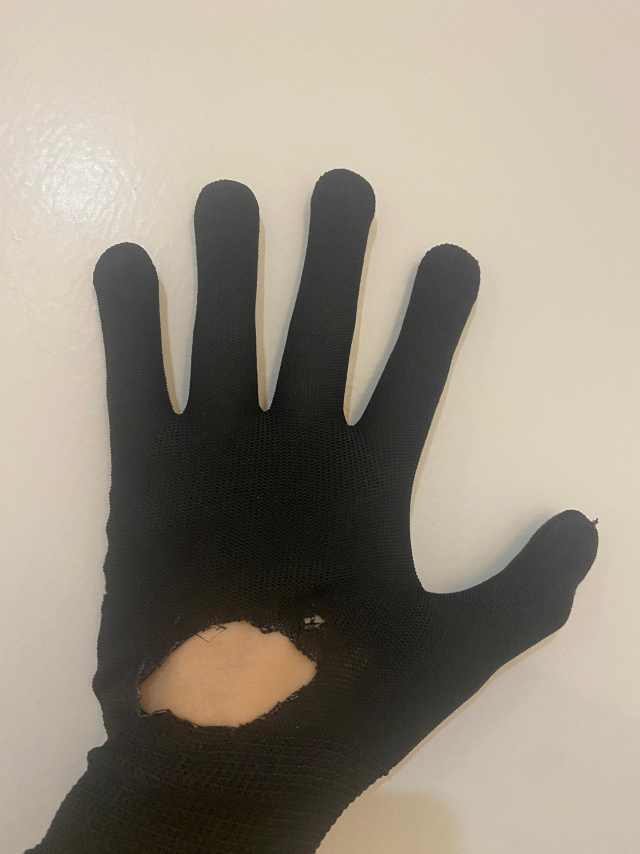
%> input picture Burn-1.jpg, 1920 x 2560 px (shown at 1/3 size)
$ octave --eval "result = detectStainOnGlove(imread('Burn-1.jpg'));"   (GNU Octave 9; MATLAB toolbox functions it lacks are replaced by stand-ins)
%> lines starting %> are read from the running program, lines starting %| are printed output that depends on the picture; in (x1, y1, x2, y2) boxes, pixels count from 0 and x2, y2 are one past the last pixel; in counts of white or black regions, pixels touching at a corner belong together; the program's own positions count from 1
function outputImage = detectStainOnGlove(inputImage)
    % Convert the input image to the HSV color space for easier color segmentation
    hsvImg = rgb2hsv(inputImage);

    % Define the color ranges for the black glove
    blackColorValueRange = [0.0 0.5]; % Low value indicates darker colors

    % Create a binary mask for the glove based on the value (brightness) range
    gloveMask = (hsvImg(:,:,3) >= blackColorValueRange(1)) & (hsvImg(:,:,3) <= blackColorValueRange(2));
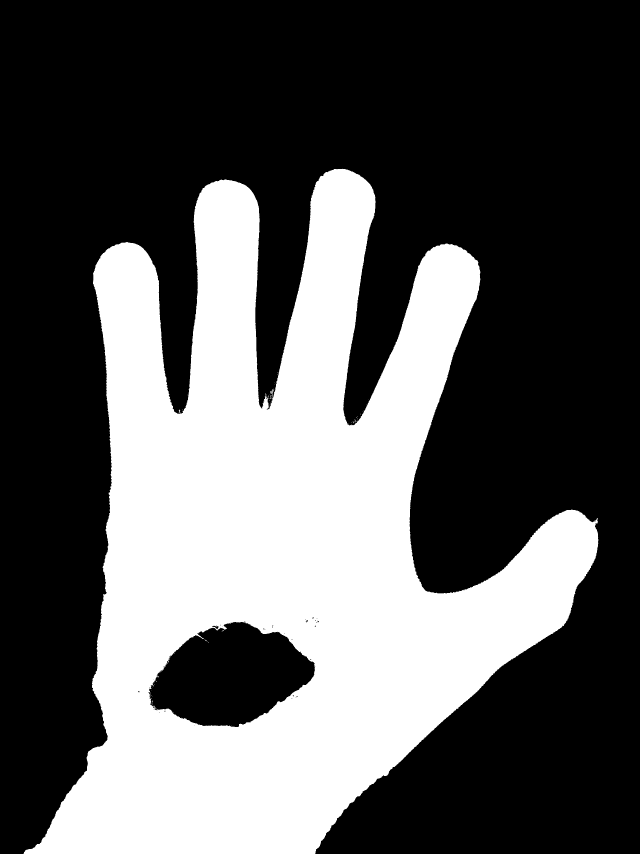
%> gloveMask: size 2560x1920 logical (shown at 1/3 size); 35.4% white; 73 white regions (70 under 20 px), largest, box (x1, y1, x2, y2) and area: (71, 506, 1795, 2560) 1740657, (810, 1167, 821, 1183) 63, (536, 1229, 542, 1240) 27
    noiseRemovedGloveMask = bwareaopen(gloveMask, 170); % Remove small objects
%> noiseRemovedGloveMask: size 2560x1920 logical; 35.4% white; 1 white region, box (x1, y1, x2, y2) and area: (71, 506, 1795, 2560) 1740657
    filledGloveMask = imfill(noiseRemovedGloveMask, 'holes'); % Fill holes in the mask
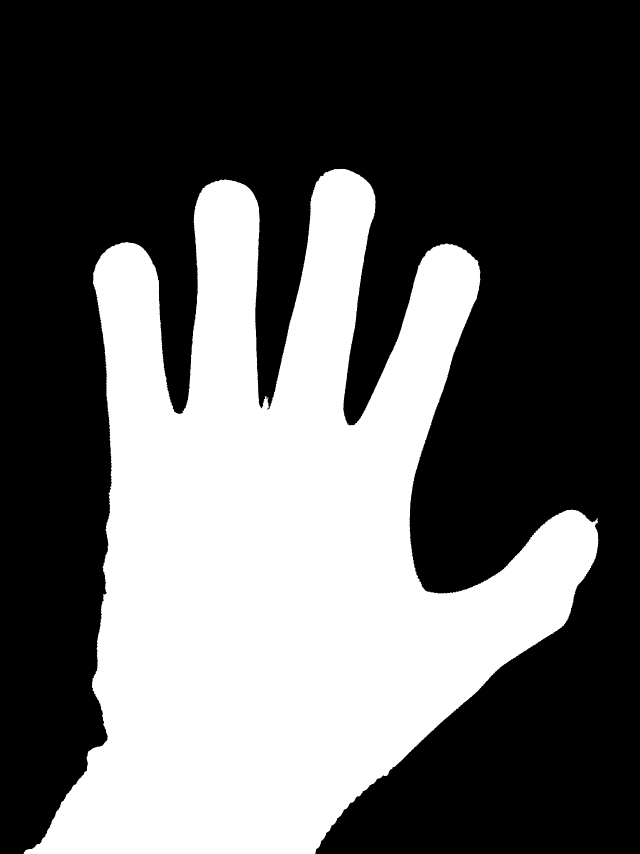
%> filledGloveMask: size 2560x1920 logical (shown at 1/3 size); 37.6% white; 1 white region, box (x1, y1, x2, y2) and area: (71, 506, 1795, 2560) 1847009
    structuralElement = strel('disk', 17);
    smoothedGloveMask = imopen(filledGloveMask, structuralElement);
%> smoothedGloveMask: size 2560x1920 logical; 37.5% white; 1 white region, box (x1, y1, x2, y2) and area: (91, 507, 1794, 2560) 1843735

    % Define the color ranges for detecting white stains on the glove
    StainSatRange = [0.0 0.5]; % Stain has low saturation
    StainValRange = [0.6 1.0]; % High value brightness

    % Create a binary mask for potential stain areas
    StainMask = (hsvImg(:,:,2) >= StainSatRange(1)) & (hsvImg(:,:,2) <= StainSatRange(2)) & ...
                (hsvImg(:,:,3) >= StainValRange(1)) & (hsvImg(:,:,3) <= StainValRange(2));
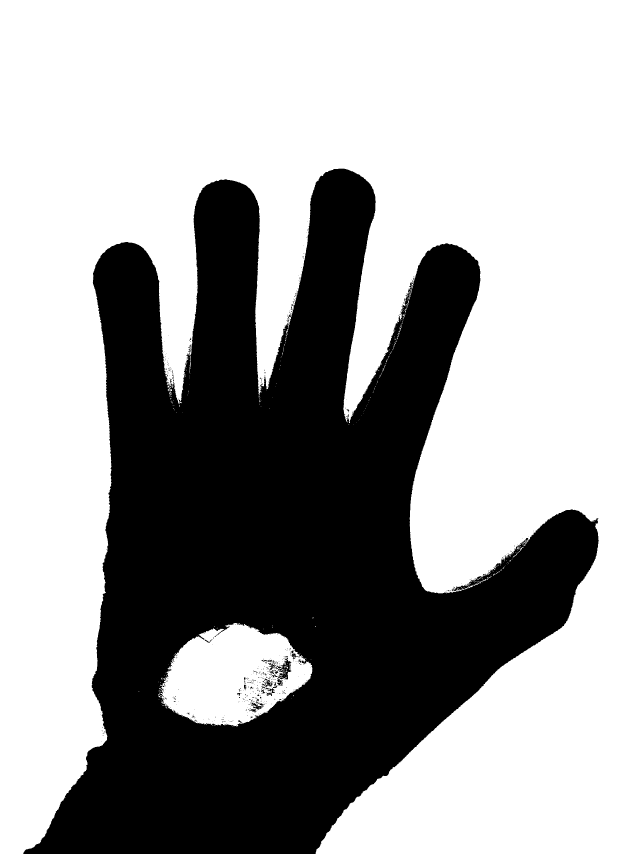
%> StainMask: size 2560x1920 logical (shown at 1/3 size); 63.8% white; 535 black regions (502 under 20 px), largest, box (x1, y1, x2, y2) and area: (70, 506, 1796, 2560) 1775490, (829, 1973, 874, 2057) 1439, (785, 2036, 817, 2060) 288

    % Isolate stains on the glove by combining the stain mask with the cleaned glove mask
    StainOnGloveMask = StainMask & smoothedGloveMask;
%> StainOnGloveMask: size 2560x1920 logical; 1.9% white; 92 white regions (89 under 20 px), largest, box (x1, y1, x2, y2) and area: (475, 1869, 937, 2180) 92037, (851, 1998, 864, 2006) 36, (831, 2001, 843, 2008) 34
    StainOnGloveMaskCleaned = bwareaopen(StainOnGloveMask, 320);
%> StainOnGloveMaskCleaned: size 2560x1920 logical; 1.9% white; 1 white region, box (x1, y1, x2, y2) and area: (475, 1869, 937, 2180) 92037
    se = strel('disk', 100); % Define the structuring element for closing
    closedStainMask = imclose(StainOnGloveMaskCleaned, se);
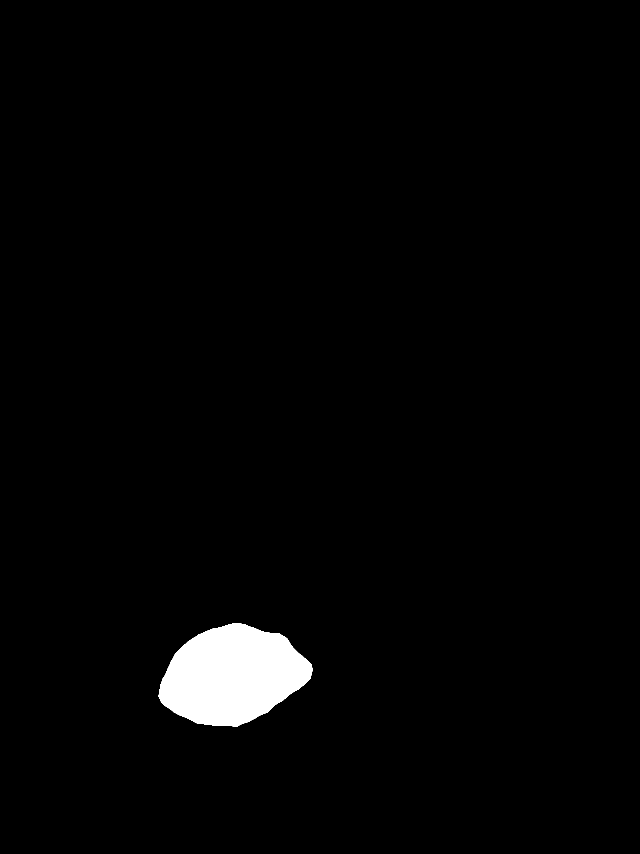
%> closedStainMask: size 2560x1920 logical (shown at 1/3 size); 2% white; 1 white region

    % Prepare to overlay detected stains on the original image
    outputImage = inputImage;

    % Find connected components in the cleaned stain mask for visualization
    cc = bwconncomp(closedStainMask);
%> cc = 1 connected component
    stats = regionprops(cc, 'Area', 'Centroid', 'BoundingBox');
%> stats = 1 region; box (x1, y1, x2, y2), Area and Centroid: (475, 1869, 937, 2180) 100030 [698.1 2027.3]

    % Circle thickness
    circleThickness = 17; % Adjust thickness

        % Loop through each detected object in the 'stats' array
        for i = 1:length(stats)
            % Retrieve the centroid coordinates of the current object
            center = stats(i).Centroid;

            % If the area of the object is smaller than 10,000 pixels,
            % calculate the circle radius based on the area to maintain a minimum
            % size or scale with the object's area.
            if stats(i).Area < 10000
                % Ensure a minimum radius of 120 pixels, or scale with sqrt(area/pi) for smaller objects
                circleRadius = max(120, sqrt(stats(i).Area / pi));
            else
                % For larger objects, calculate the diagonal of the bounding box
                boundingBox = stats(i).BoundingBox;
                diameter = sqrt(boundingBox(3)^2 + boundingBox(4)^2);
                % Use half the diagonal as the circle radius
                circleRadius = diameter / 2;
            end

            % Create a grid of column and row indices for the entire image
            [columnsInImage, rowsInImage] = meshgrid(1:size(outputImage, 2), 1:size(outputImage, 1));

            % Define a filled circle based on the calculated radius and the object's centroid,
            % marking pixels inside the circle as true.
            filledCircle = (rowsInImage - center(2)).^2 + (columnsInImage - center(1)).^2 <= circleRadius.^2;

            % Calculate a slightly smaller radius for creating an outline effect
            smallerCircleRadius = circleRadius - circleThickness;

            % Define another circle with the smaller radius
            smallerCircle = (rowsInImage - center(2)).^2 + (columnsInImage - center(1)).^2 <= smallerCircleRadius.^2;

            % Create the circle outline by subtracting the smaller circle from the filled circle,
            % resulting in a ring (outline) of the original circle.
            circleOutline = filledCircle & ~smallerCircle;
                % Use the mask to set the red channel to max in the detected regions
                outputImage(:,:,1) = outputImage(:,:,1) + uint8(circleOutline)*255;
        end
%> this loop made 1 pass
%> (center, boundingBox, diameter, circleRadius, smallerCircleRadius) on pass 1: ([698.1 2027.3], [475.5 1869.5 462 311], 556.9, 278.5, 261.5)
%> pass 1, in detectStainOnGlove, `filledCircle = (rowsInImage - center(2)).^2 + (columnsInImage - center..`:
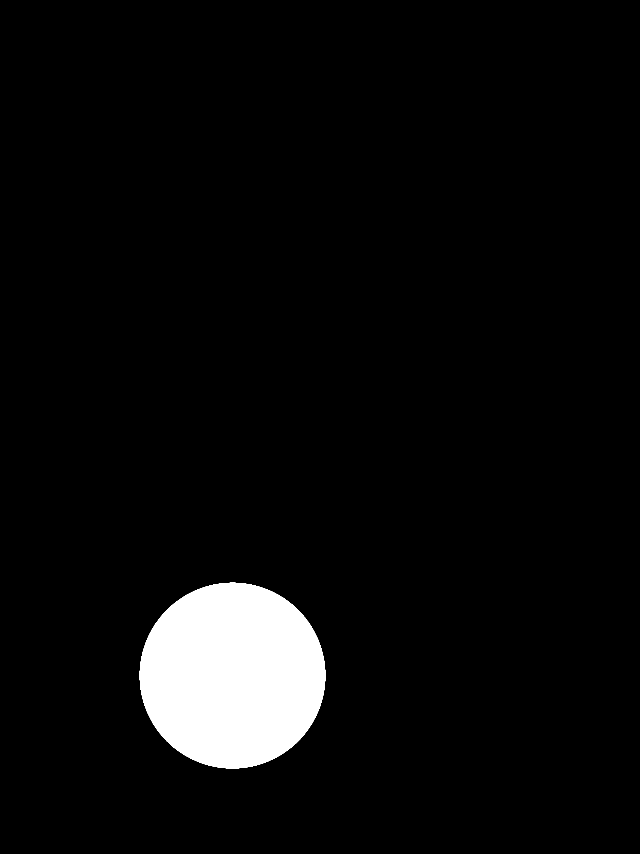
%> filledCircle: size 2560x1920 logical (shown at 1/3 size); 5% white; 1 white region, box (x1, y1, x2, y2) and area: (419, 1748, 976, 2305) 243609
%> pass 1, in detectStainOnGlove, `smallerCircle = (rowsInImage - center(2)).^2 + (columnsInImage - cente..`:
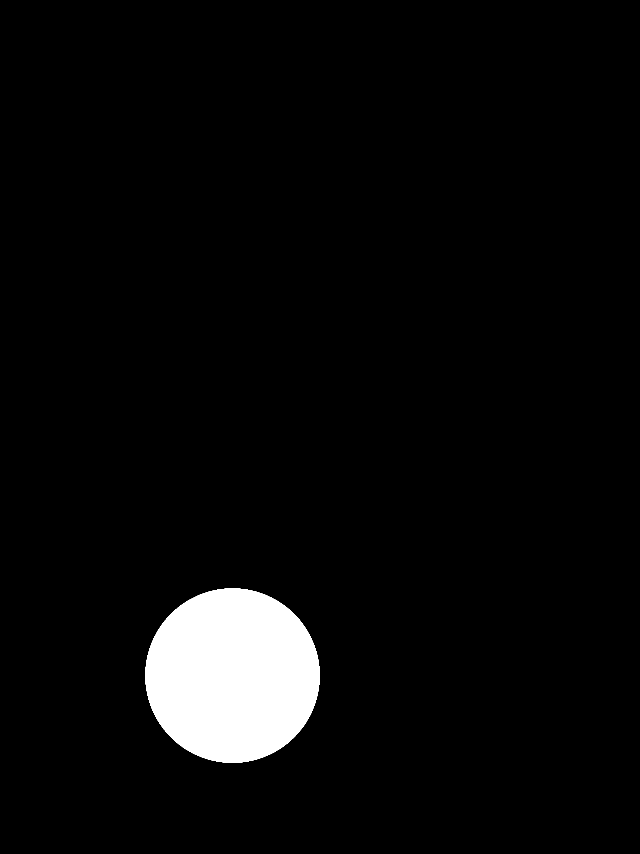
%> smallerCircle: size 2560x1920 logical (shown at 1/3 size); 4.4% white; 1 white region, box (x1, y1, x2, y2) and area: (436, 1765, 959, 2288) 214773
%> pass 1, in detectStainOnGlove, `circleOutline = filledCircle & ~smallerCircle;`:
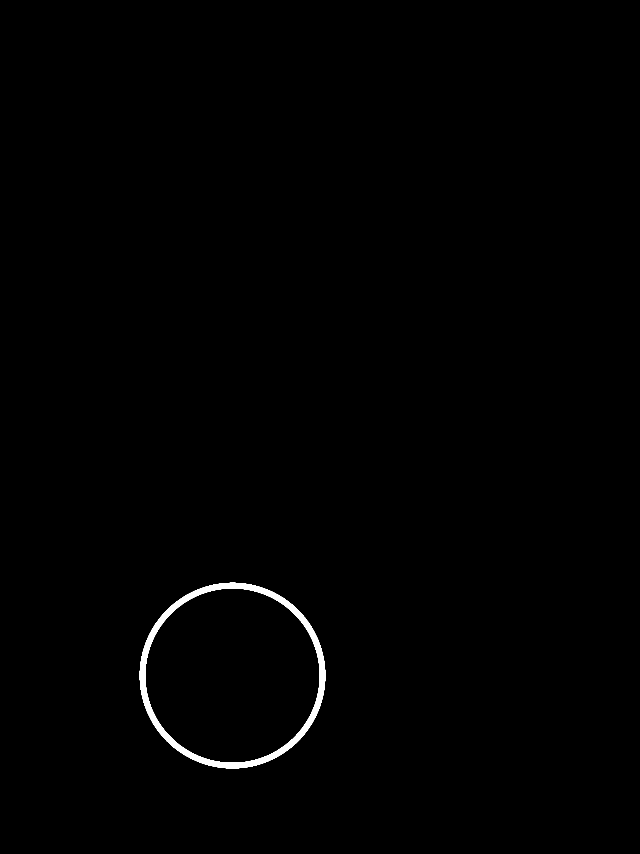
%> circleOutline: size 2560x1920 logical (shown at 1/3 size); 0.59% white; 1 white region, box (x1, y1, x2, y2) and area: (419, 1748, 976, 2305) 28836

        % Ensure the red channel doesn't exceed the maximum value
        outputImage(:,:,1) = min(outputImage(:,:,1), 255);
 end

$ run again, on Burn-4.jpg
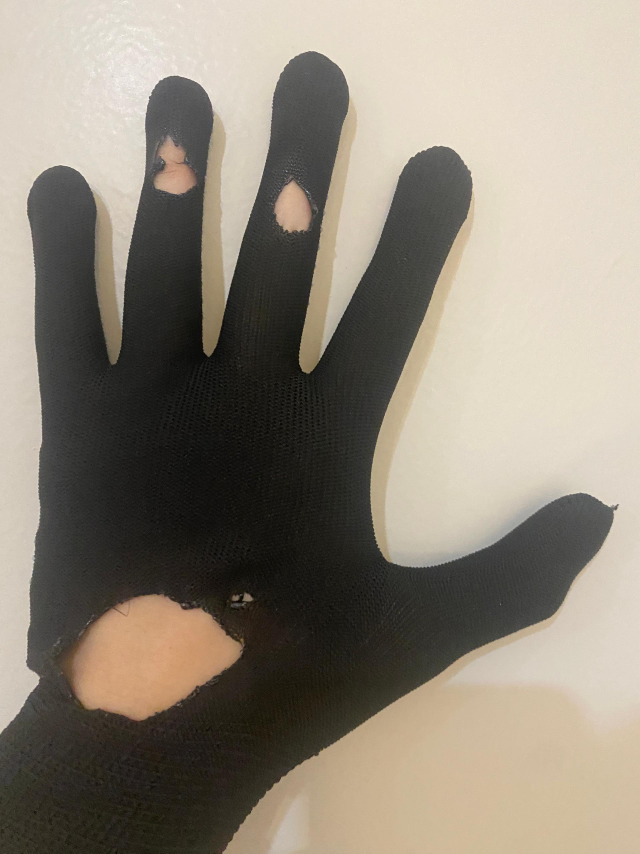
%> input picture Burn-4.jpg, 1920 x 2560 px (shown at 1/3 size)
%> in detectStainOnGlove, `gloveMask = (hsvImg(:,:,3) >= blackColorValueRange(1)) & (hsvImg(:,:,3..`:
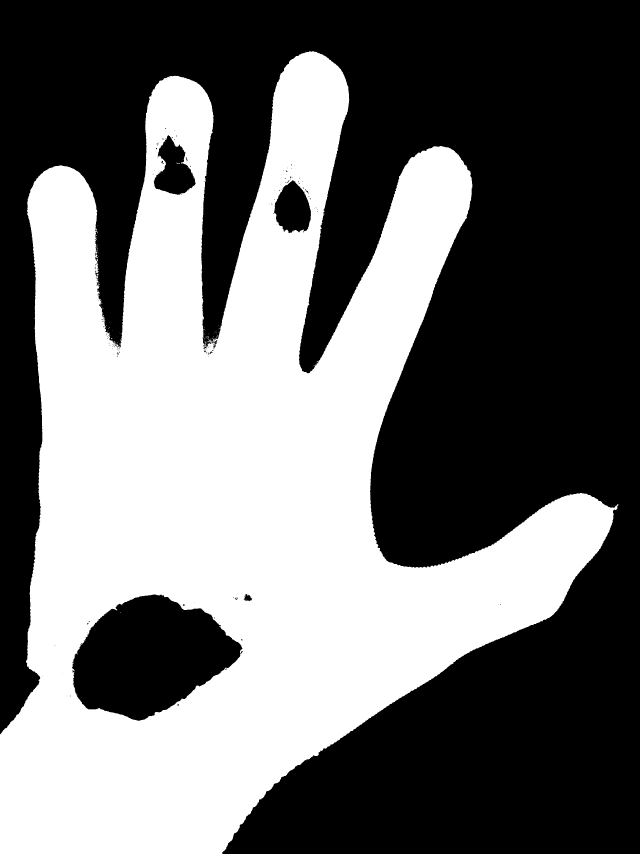
%> gloveMask: size 2560x1920 logical (shown at 1/3 size); 43.7% white; 113 white regions (111 under 20 px), largest, box (x1, y1, x2, y2) and area: (0, 153, 1856, 2560) 2149614, (623, 1008, 629, 1018) 20
%> noiseRemovedGloveMask: size 2560x1920 logical; 43.7% white; 1 white region, box (x1, y1, x2, y2) and area: (0, 153, 1856, 2560) 2149614
%> filledGloveMask: size 2560x1920 logical; 46.9% white; 1 white region, box (x1, y1, x2, y2) and area: (0, 153, 1856, 2560) 2304459
%> smoothedGloveMask: size 2560x1920 logical; 46.8% white; 1 white region, box (x1, y1, x2, y2) and area: (0, 155, 1840, 2560) 2300233
%> StainMask: size 2560x1920 logical; 55.5% white; 233 black regions (227 under 20 px), largest, box (x1, y1, x2, y2) and area: (0, 153, 1856, 2560) 2187383, (468, 2120, 486, 2132) 101, (942, 1020, 954, 1029) 48, (612, 811, 620, 816) 23, (624, 830, 629, 841) 23, (631, 876, 636, 884) 23
%> StainOnGloveMask: size 2560x1920 logical; 3% white; 56 white regions (53 under 20 px), largest, box (x1, y1, x2, y2) and area: (226, 1787, 721, 2160) 123458, (824, 544, 929, 698) 11552, (464, 410, 580, 584) 11472
%> closedStainMask: size 2560x1920 logical; 3.1% white; 3 white regions
%> cc = 3 connected components
%> stats = 3 regions; box (x1, y1, x2, y2), Area and Centroid: (226, 1787, 721, 2160) 125513 [452.3 1971.6], (464, 410, 580, 584) 12877 [520.1 510.5], (824, 544, 929, 698) 11972 [878.4 628.6]
%> the loop in detectStainOnGlove, `for i = 1:length(stats)` made 3 passes
%> (center, boundingBox, diameter, circleRadius, smallerCircleRadius) on passes 1 to 3: ([452.3 1971.6], [226.5 1787.5 495 373], 619.8, 309.9, 292.9), ([520.1 510.5], [464.5 410.5 116 174], 209.1, 104.6, 87.56), ([878.4 628.6], [824.5 544.5 105 154], 186.4, 93.19, 76.19)
%> pass 2, in detectStainOnGlove, `filledCircle = (rowsInImage - center(2)).^2 + (columnsInImage - center..`:
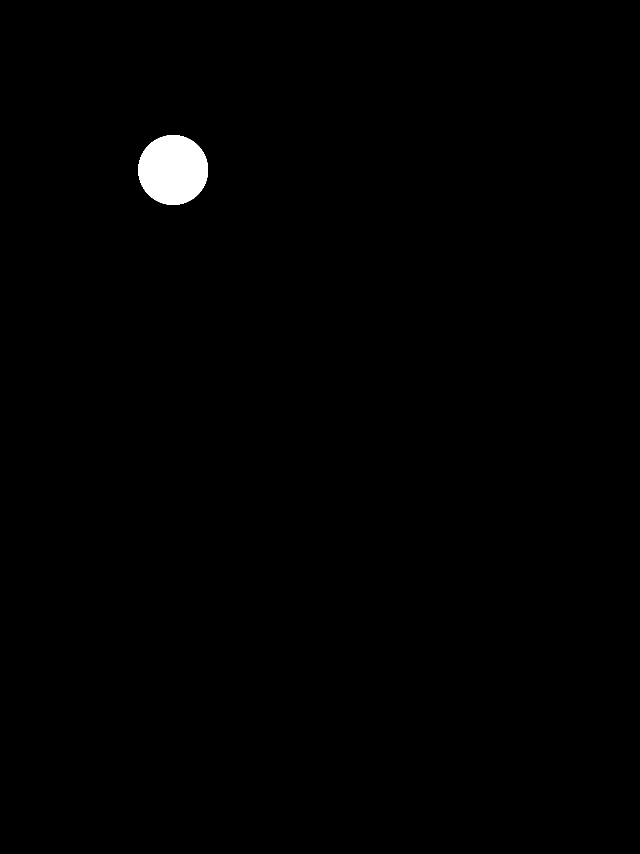
%> filledCircle: size 2560x1920 logical (shown at 1/3 size); 0.7% white; 1 white region, box (x1, y1, x2, y2) and area: (415, 405, 624, 615) 34351
